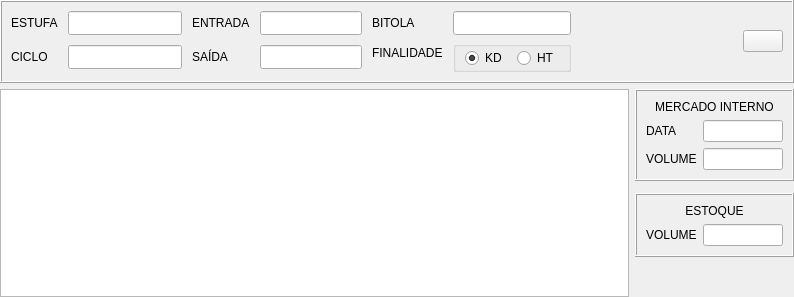
              <widget class="QWidget" name="page_cycle_track_historic">
               <layout class="QVBoxLayout" name="verticalLayout_13">
                <property name="leftMargin">
                 <number>0</number>
                </property>
                <property name="topMargin">
                 <number>0</number>
                </property>
                <property name="rightMargin">
                 <number>0</number>
                </property>
                <property name="bottomMargin">
                 <number>0</number>
                </property>
                <item>
                 <widget class="QFrame" name="frame_15">
                  <property name="sizePolicy">
                   <sizepolicy hsizetype="Preferred" vsizetype="Fixed">
                    <horstretch>0</horstretch>
                    <verstretch>0</verstretch>
                   </sizepolicy>
                  </property>
                  <property name="minimumSize">
                   <size>
                    <width>0</width>
                    <height>0</height>
                   </size>
                  </property>
                  <property name="maximumSize">
                   <size>
                    <width>16777215</width>
                    <height>16777215</height>
                   </size>
                  </property>
                  <property name="frameShape">
                   <enum>QFrame::Box</enum>
                  </property>
                  <property name="frameShadow">
                   <enum>QFrame::Raised</enum>
                  </property>
                  <layout class="QHBoxLayout" name="horizontalLayout_22" stretch="1,1,1,0,0">
                   <property name="spacing">
                    <number>10</number>
                   </property>
                   <item>
                    <layout class="QFormLayout" name="formLayout_2">
                     <property name="rightMargin">
                      <number>0</number>
                     </property>
                     <item row="0" column="0">
                      <widget class="QLabel" name="label_62">
                       <property name="minimumSize">
                        <size>
                         <width>0</width>
                         <height>0</height>
                        </size>
                       </property>
                       <property name="text">
                        <string>ESTUFA</string>
                       </property>
                      </widget>
                     </item>
                     <item row="1" column="0">
                      <widget class="QLabel" name="label_63">
                       <property name="sizePolicy">
                        <sizepolicy hsizetype="Preferred" vsizetype="Preferred">
                         <horstretch>0</horstretch>
                         <verstretch>0</verstretch>
                        </sizepolicy>
                       </property>
                       <property name="text">
                        <string>CICLO</string>
                       </property>
                      </widget>
                     </item>
                     <item row="0" column="1">
                      <widget class="QLineEdit" name="txt_kiln_track_history">
                       <property name="minimumSize">
                        <size>
                         <width>100</width>
                         <height>24</height>
                        </size>
                       </property>
                       <property name="readOnly">
                        <bool>true</bool>
                       </property>
                      </widget>
                     </item>
                     <item row="1" column="1">
                      <widget class="QLineEdit" name="txt_cycle_track_history">
                       <property name="minimumSize">
                        <size>
                         <width>0</width>
                         <height>24</height>
                        </size>
                       </property>
                       <property name="readOnly">
                        <bool>true</bool>
                       </property>
                      </widget>
                     </item>
                    </layout>
                   </item>
                   <item>
                    <layout class="QFormLayout" name="formLayout_8">
                     <property name="rightMargin">
                      <number>0</number>
                     </property>
                     <item row="0" column="0">
                      <widget class="QLabel" name="label_64">
                       <property name="text">
                        <string>ENTRADA</string>
                       </property>
                      </widget>
                     </item>
                     <item row="1" column="0">
                      <widget class="QLabel" name="label_65">
                       <property name="sizePolicy">
                        <sizepolicy hsizetype="Preferred" vsizetype="Preferred">
                         <horstretch>0</horstretch>
                         <verstretch>0</verstretch>
                        </sizepolicy>
                       </property>
                       <property name="text">
                        <string>SAÍDA</string>
                       </property>
                      </widget>
                     </item>
                     <item row="1" column="1">
                      <widget class="QLineEdit" name="txt_exit_date_track_history">
                       <property name="sizePolicy">
                        <sizepolicy hsizetype="Expanding" vsizetype="Fixed">
                         <horstretch>0</horstretch>
                         <verstretch>0</verstretch>
                        </sizepolicy>
                       </property>
                       <property name="minimumSize">
                        <size>
                         <width>0</width>
                         <height>24</height>
                        </size>
                       </property>
                       <property name="readOnly">
                        <bool>true</bool>
                       </property>
                      </widget>
                     </item>
                     <item row="0" column="1">
                      <widget class="QLineEdit" name="txt_entry_date_track_history">
                       <property name="sizePolicy">
                        <sizepolicy hsizetype="Expanding" vsizetype="Fixed">
                         <horstretch>0</horstretch>
                         <verstretch>0</verstretch>
                        </sizepolicy>
                       </property>
                       <property name="minimumSize">
                        <size>
                         <width>100</width>
                         <height>24</height>
                        </size>
                       </property>
                       <property name="readOnly">
                        <bool>true</bool>
                       </property>
                      </widget>
                     </item>
                    </layout>
                   </item>
                   <item>
                    <layout class="QFormLayout" name="formLayout_9">
                     <property name="verticalSpacing">
                      <number>6</number>
                     </property>
                     <property name="rightMargin">
                      <number>0</number>
                     </property>
                     <item row="0" column="0">
                      <widget class="QLabel" name="label_67">
                       <property name="text">
                        <string>BITOLA</string>
                       </property>
                      </widget>
                     </item>
                     <item row="1" column="0">
                      <widget class="QLabel" name="label_66">
                       <property name="sizePolicy">
                        <sizepolicy hsizetype="Preferred" vsizetype="Preferred">
                         <horstretch>0</horstretch>
                         <verstretch>0</verstretch>
                        </sizepolicy>
                       </property>
                       <property name="text">
                        <string>FINALIDADE</string>
                       </property>
                      </widget>
                     </item>
                     <item row="0" column="1">
                      <widget class="QLineEdit" name="txt_bitola_track_history">
                       <property name="minimumSize">
                        <size>
                         <width>100</width>
                         <height>24</height>
                        </size>
                       </property>
                       <property name="readOnly">
                        <bool>true</bool>
                       </property>
                      </widget>
                     </item>
                     <item row="1" column="1">
                      <widget class="QGroupBox" name="groupBox_6">
                       <property name="sizePolicy">
                        <sizepolicy hsizetype="Preferred" vsizetype="Fixed">
                         <horstretch>0</horstretch>
                         <verstretch>0</verstretch>
                        </sizepolicy>
                       </property>
                       <property name="maximumSize">
                        <size>
                         <width>16777215</width>
                         <height>16777215</height>
                        </size>
                       </property>
                       <property name="title">
                        <string/>
                       </property>
                       <layout class="QHBoxLayout" name="horizontalLayout_24">
                        <property name="spacing">
                         <number>10</number>
                        </property>
                        <property name="topMargin">
                         <number>0</number>
                        </property>
                        <property name="bottomMargin">
                         <number>0</number>
                        </property>
                        <item>
                         <widget class="QRadioButton" name="rb_kd_track_history">
                          <property name="text">
                           <string>KD</string>
                          </property>
                          <property name="checkable">
                           <bool>true</bool>
                          </property>
                          <property name="checked">
                           <bool>true</bool>
                          </property>
                         </widget>
                        </item>
                        <item>
                         <widget class="QRadioButton" name="rb_ht_track_history">
                          <property name="text">
                           <string>HT</string>
                          </property>
                          <property name="checkable">
                           <bool>false</bool>
                          </property>
                         </widget>
                        </item>
                       </layout>
                      </widget>
                     </item>
                    </layout>
                   </item>
                   <item>
                    <spacer name="horizontalSpacer_6">
                     <property name="orientation">
                      <enum>Qt::Horizontal</enum>
                     </property>
                     <property name="sizeHint" stdset="0">
                      <size>
                       <width>162</width>
                       <height>20</height>
                      </size>
                     </property>
                    </spacer>
                   </item>
                   <item>
                    <widget class="QPushButton" name="bt_back_track_history">
                     <property name="cursor">
                      <cursorShape>PointingHandCursor</cursorShape>
                     </property>
                     <property name="text">
                      <string/>
                     </property>
                     <property name="icon">
                      <iconset resource="resource.qrc">
                       <normaloff>:/icons/assets/back-32.png</normaloff>:/icons/assets/back-32.png</iconset>
                     </property>
                     <property name="iconSize">
                      <size>
                       <width>32</width>
                       <height>32</height>
                      </size>
                     </property>
                     <property name="shortcut">
                      <string>Ctrl+B</string>
                     </property>
                    </widget>
                   </item>
                  </layout>
                 </widget>
                </item>
                <item>
                 <layout class="QGridLayout" name="gridLayout_21">
                  <property name="bottomMargin">
                   <number>0</number>
                  </property>
                  <item row="3" column="1">
                   <spacer name="verticalSpacer_7">
                    <property name="orientation">
                     <enum>Qt::Vertical</enum>
                    </property>
                    <property name="sizeHint" stdset="0">
                     <size>
                      <width>20</width>
                      <height>40</height>
                     </size>
                    </property>
                   </spacer>
                  </item>
                  <item row="0" column="0" rowspan="4">
                   <widget class="QTableView" name="tv_track_history">
                    <property name="sizePolicy">
                     <sizepolicy hsizetype="Expanding" vsizetype="Expanding">
                      <horstretch>0</horstretch>
                      <verstretch>0</verstretch>
                     </sizepolicy>
                    </property>
                    <property name="minimumSize">
                     <size>
                      <width>560</width>
                      <height>0</height>
                     </size>
                    </property>
                    <property name="maximumSize">
                     <size>
                      <width>16777215</width>
                      <height>16777215</height>
                     </size>
                    </property>
                    <property name="selectionMode">
                     <enum>QAbstractItemView::SingleSelection</enum>
                    </property>
                    <property name="selectionBehavior">
                     <enum>QAbstractItemView::SelectRows</enum>
                    </property>
                   </widget>
                  </item>
                  <item row="0" column="1">
                   <widget class="QFrame" name="frame_16">
                    <property name="sizePolicy">
                     <sizepolicy hsizetype="Preferred" vsizetype="Fixed">
                      <horstretch>0</horstretch>
                      <verstretch>0</verstretch>
                     </sizepolicy>
                    </property>
                    <property name="minimumSize">
                     <size>
                      <width>0</width>
                      <height>0</height>
                     </size>
                    </property>
                    <property name="frameShape">
                     <enum>QFrame::Box</enum>
                    </property>
                    <property name="frameShadow">
                     <enum>QFrame::Raised</enum>
                    </property>
                    <layout class="QGridLayout" name="gridLayout_22">
                     <item row="1" column="0">
                      <widget class="QLabel" name="label_68">
                       <property name="text">
                        <string>DATA</string>
                       </property>
                      </widget>
                     </item>
                     <item row="2" column="0">
                      <widget class="QLabel" name="label_69">
                       <property name="text">
                        <string>VOLUME</string>
                       </property>
                      </widget>
                     </item>
                     <item row="0" column="0" colspan="2">
                      <widget class="QLabel" name="label_70">
                       <property name="sizePolicy">
                        <sizepolicy hsizetype="Preferred" vsizetype="Preferred">
                         <horstretch>0</horstretch>
                         <verstretch>0</verstretch>
                        </sizepolicy>
                       </property>
                       <property name="text">
                        <string>MERCADO INTERNO</string>
                       </property>
                       <property name="alignment">
                        <set>Qt::AlignCenter</set>
                       </property>
                      </widget>
                     </item>
                     <item row="1" column="1">
                      <widget class="QLineEdit" name="txt_leaving_date_track_history">
                       <property name="sizePolicy">
                        <sizepolicy hsizetype="Fixed" vsizetype="Fixed">
                         <horstretch>0</horstretch>
                         <verstretch>0</verstretch>
                        </sizepolicy>
                       </property>
                       <property name="maximumSize">
                        <size>
                         <width>80</width>
                         <height>16777215</height>
                        </size>
                       </property>
                       <property name="text">
                        <string/>
                       </property>
                      </widget>
                     </item>
                     <item row="2" column="1">
                      <widget class="QLineEdit" name="txt_leaving_volume_track_history">
                       <property name="sizePolicy">
                        <sizepolicy hsizetype="Fixed" vsizetype="Fixed">
                         <horstretch>0</horstretch>
                         <verstretch>0</verstretch>
                        </sizepolicy>
                       </property>
                       <property name="maximumSize">
                        <size>
                         <width>80</width>
                         <height>16777215</height>
                        </size>
                       </property>
                       <property name="text">
                        <string/>
                       </property>
                      </widget>
                     </item>
                    </layout>
                   </widget>
                  </item>
                  <item row="2" column="1">
                   <widget class="QFrame" name="frame_17">
                    <property name="sizePolicy">
                     <sizepolicy hsizetype="Preferred" vsizetype="Preferred">
                      <horstretch>0</horstretch>
                      <verstretch>0</verstretch>
                     </sizepolicy>
                    </property>
                    <property name="minimumSize">
                     <size>
                      <width>0</width>
                      <height>40</height>
                     </size>
                    </property>
                    <property name="frameShape">
                     <enum>QFrame::Box</enum>
                    </property>
                    <property name="frameShadow">
                     <enum>QFrame::Raised</enum>
                    </property>
                    <layout class="QGridLayout" name="gridLayout_23">
                     <item row="2" column="0">
                      <widget class="QLabel" name="label_71">
                       <property name="text">
                        <string>VOLUME</string>
                       </property>
                      </widget>
                     </item>
                     <item row="0" column="0" colspan="2">
                      <widget class="QLabel" name="label_72">
                       <property name="text">
                        <string>ESTOQUE</string>
                       </property>
                       <property name="alignment">
                        <set>Qt::AlignCenter</set>
                       </property>
                      </widget>
                     </item>
                     <item row="2" column="1">
                      <widget class="QLineEdit" name="txt_stock_volume_track_history">
                       <property name="sizePolicy">
                        <sizepolicy hsizetype="Fixed" vsizetype="Fixed">
                         <horstretch>0</horstretch>
                         <verstretch>0</verstretch>
                        </sizepolicy>
                       </property>
                       <property name="maximumSize">
                        <size>
                         <width>80</width>
                         <height>16777215</height>
                        </size>
                       </property>
                       <property name="text">
                        <string/>
                       </property>
                      </widget>
                     </item>
                    </layout>
                   </widget>
                  </item>
                 </layout>
                </item>
               </layout>
              </widget>
